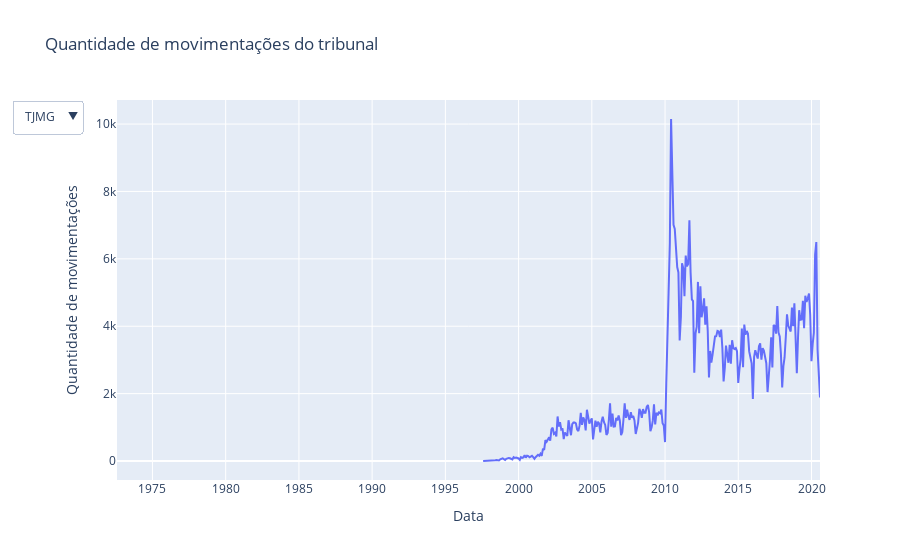

The cell this chart's notebook holds for it:
### Code cell
fig = plot_with_filter(
    data=data,
    title='Quantidade de movimentações do tribunal',
    xlabel='Data',
    ylabel='Quantidade de movimentações'
)
fig.show()

### Figure 1 — Plotly figure (JSON) as saved in the notebook; plotly's stock layout.template omitted (floating-point values rounded to 4 significant figures; data arrays with more than 128 entries replaced by an {"elided": "..."} marker saying what was removed)
{"data": [{"type": "scatter", "visible": true, "x": {"elided": "355 str values"}, "y": {"elided": "355 int values"}}], "layout": {"showlegend": false, "title": {"text": "Quantidade de movimentações do tribunal"}, "updatemenus": [{"buttons": [{"args": [{"type": "scatter", "x": {"elided": "1x355 str values"}, "y": {"elided": "1x355 int values"}}, [0]], "label": "TJMG", "method": "restyle", "visible": true}, {"args": [{"type": "scatter", "x": {"elided": "1x355 str values"}, "y": {"elided": "1x355 int values"}}, [0]], "label": "TJRJ", "method": "restyle", "visible": true}], "direction": "down", "showactive": true}], "xaxis": {"title": {"text": "Data"}}, "yaxis": {"title": {"text": "Quantidade de movimentações"}}}}
